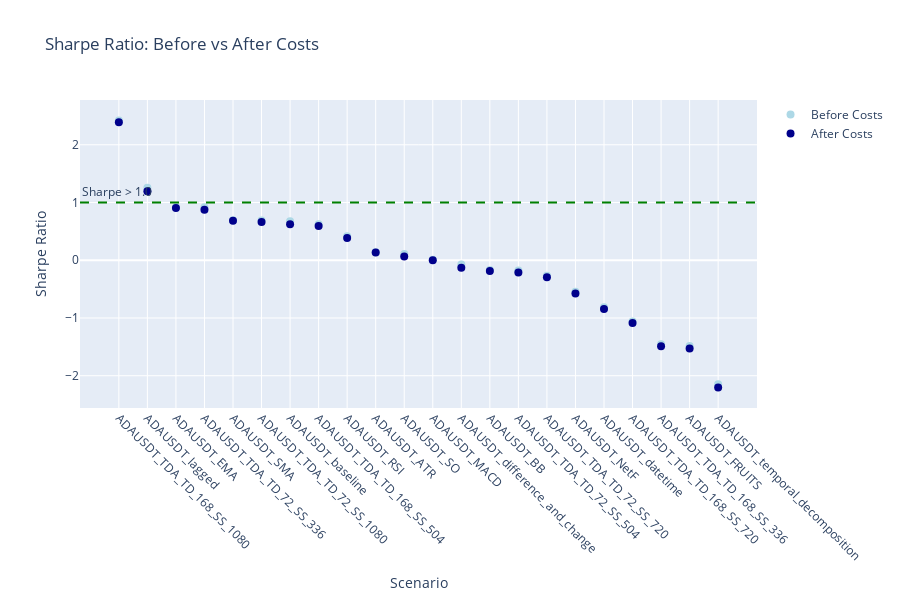

This figure's notebook cell:
### Code cell
# 4. Sharpe Ratio Comparison
if 'sharpe_ratio_before_costs' in df.columns:
    fig = go.Figure()
    
    df_sorted = df.sort_values('sharpe_ratio', ascending=False)
    
    fig.add_trace(go.Scatter(
        x=df_sorted['scenario_name'],
        y=df_sorted['sharpe_ratio_before_costs'],
        mode='markers',
        name='Before Costs',
        marker=dict(size=8, color='lightblue')
    ))
    
    fig.add_trace(go.Scatter(
        x=df_sorted['scenario_name'],
        y=df_sorted['sharpe_ratio'],
        mode='markers',
        name='After Costs',
        marker=dict(size=8, color='darkblue')
    ))
    
    fig.update_layout(
        title='Sharpe Ratio: Before vs After Costs',
        xaxis_title='Scenario',
        yaxis_title='Sharpe Ratio',
        height=600,
        xaxis_tickangle=45
    )
    fig.add_hline(y=1.0, line_dash="dash", line_color="green",
                  annotation_text="Sharpe > 1.0", annotation_position="top left")
    fig.show()

### Figure 1 — Plotly figure (JSON) as saved in the notebook; plotly's stock layout.template omitted (floating-point values rounded to 4 significant figures)
{"data": [{"marker": {"color": "lightblue", "size": 8}, "mode": "markers", "name": "Before Costs", "type": "scatter", "x": ["ADAUSDT_TDA_TD_168_SS_1080", "ADAUSDT_lagged", "ADAUSDT_EMA", "ADAUSDT_TDA_TD_72_SS_336", "ADAUSDT_SMA", "ADAUSDT_TDA_TD_72_SS_1080", "ADAUSDT_baseline", "ADAUSDT_TDA_TD_168_SS_504", "ADAUSDT_RSI", "ADAUSDT_ATR", "ADAUSDT_SO", "ADAUSDT_MACD", "ADAUSDT_difference_and_change", "ADAUSDT_BB", "ADAUSDT_TDA_TD_72_SS_504", "ADAUSDT_TDA_TD_72_SS_720", "ADAUSDT_NetF", "ADAUSDT_datetime", "ADAUSDT_TDA_TD_168_SS_720", "ADAUSDT_TDA_TD_168_SS_336", "ADAUSDT_FRUITS", "ADAUSDT_temporal_decomposition"], "y": [2.422, 1.255, 0.916, 0.9189, 0.6927, 0.6864, 0.6769, 0.6227, 0.4174, 0.139, 0.1063, 0.01025, -0.07382, -0.1671, -0.1797, -0.2707, -0.5444, -0.816, -1.061, -1.455, -1.484, -2.149]}, {"marker": {"color": "darkblue", "size": 8}, "mode": "markers", "name": "After Costs", "type": "scatter", "x": ["ADAUSDT_TDA_TD_168_SS_1080", "ADAUSDT_lagged", "ADAUSDT_EMA", "ADAUSDT_TDA_TD_72_SS_336", "ADAUSDT_SMA", "ADAUSDT_TDA_TD_72_SS_1080", "ADAUSDT_baseline", "ADAUSDT_TDA_TD_168_SS_504", "ADAUSDT_RSI", "ADAUSDT_ATR", "ADAUSDT_SO", "ADAUSDT_MACD", "ADAUSDT_difference_and_change", "ADAUSDT_BB", "ADAUSDT_TDA_TD_72_SS_504", "ADAUSDT_TDA_TD_72_SS_720", "ADAUSDT_NetF", "ADAUSDT_datetime", "ADAUSDT_TDA_TD_168_SS_720", "ADAUSDT_TDA_TD_168_SS_336", "ADAUSDT_FRUITS", "ADAUSDT_temporal_decomposition"], "y": [2.392, 1.194, 0.9026, 0.8735, 0.6832, 0.6643, 0.625, 0.592, 0.3842, 0.1321, 0.06565, 0.001031, -0.1283, -0.1878, -0.2112, -0.296, -0.5768, -0.8428, -1.089, -1.491, -1.53, -2.206]}], "layout": {"annotations": [{"showarrow": false, "text": "Sharpe > 1.0", "x": 0, "xanchor": "left", "xref": "x domain", "y": 1, "yanchor": "bottom", "yref": "y"}], "height": 600, "shapes": [{"line": {"color": "green", "dash": "dash"}, "type": "line", "x0": 0, "x1": 1, "xref": "x domain", "y0": 1, "y1": 1, "yref": "y"}], "title": {"text": "Sharpe Ratio: Before vs After Costs"}, "xaxis": {"tickangle": 45, "title": {"text": "Scenario"}}, "yaxis": {"title": {"text": "Sharpe Ratio"}}}}
